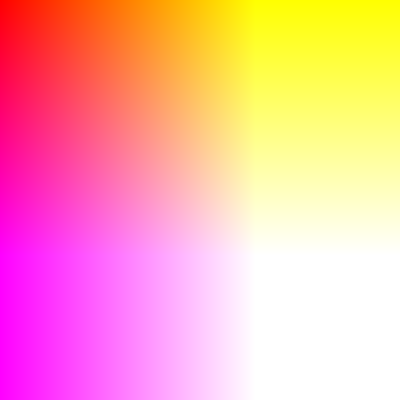
Frame 1 (no input)
Frame 60 (no input): identical to frame 1, image omitted
Frame 120 (the mouse pressed at the canvas centre since frame 60): identical to frame 1, image omitted

The p5.js sketch that drew this single still picture (run headless with seeded random() and noise() and a simulated clock; from frame 60 on, the mouse is pressed at the canvas centre):

// p5.js sketch
// ── sketch.js
// ------------------------------------------------- //
// 05/02/2018
// Evan MacHale - N00150552
// Interactive Graphics Module Year 3
// The Nature of Code by Daniel Shiffman
// Introduction // I.6 Perlin Noise // Part c.
// Two dimensional Noise // Pixel Array
// http://natureofcode.com/book/introduction/
// ------------------------------------------------- //
function setup() {
  createCanvas(400,400);
  // Allows rendering of all pxels on high-res displays
  pixelDensity(1);
}

function draw() {
  // 'pixels' array predefined array containing values for all pixels in window
  // Before we access it, must call 'loadPixels()'
  // https://processing.org/reference/pixels.html
  loadPixels();
  // Loop through row
  for (var y = 0; y < height; y++) {
    // Loop through columns
    for (var x = 0; x < width; x++) {
      // Calculate index
      var index = (x+y*width)*4;
      pixels[index + 0] = 255;
      pixels[index + 1] = x;
      pixels[index + 2] = y;
      pixels[index + 3] = 255;
    }
  }
  // Updates the display window with the data in 'pixels'array
  // Used in conjunction with 'loadPixels()'
  updatePixels();
}
